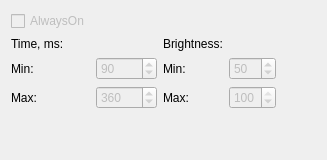
          <widget class="QWidget" name="TabFlickering">
           <attribute name="title">
            <string>Flickering</string>
           </attribute>
           <layout class="QGridLayout" name="gridLayout_11">
            <item row="3" column="1">
             <widget class="QSpinBox" name="SpinFlickeringTimeMax">
              <property name="enabled">
               <bool>false</bool>
              </property>
              <property name="minimum">
               <number>90</number>
              </property>
              <property name="maximum">
               <number>99999</number>
              </property>
              <property name="singleStep">
               <number>10</number>
              </property>
              <property name="value">
               <number>360</number>
              </property>
             </widget>
            </item>
            <item row="2" column="1">
             <widget class="QSpinBox" name="SpinFlickeringTimeMin">
              <property name="enabled">
               <bool>false</bool>
              </property>
              <property name="minimum">
               <number>1</number>
              </property>
              <property name="maximum">
               <number>360</number>
              </property>
              <property name="singleStep">
               <number>10</number>
              </property>
              <property name="value">
               <number>90</number>
              </property>
             </widget>
            </item>
            <item row="2" column="2">
             <widget class="QLabel" name="LblFlickeringBrMin">
              <property name="text">
               <string>Min:</string>
              </property>
             </widget>
            </item>
            <item row="3" column="3">
             <widget class="QSpinBox" name="SpinFlickeringBrMax">
              <property name="enabled">
               <bool>false</bool>
              </property>
              <property name="minimum">
               <number>50</number>
              </property>
              <property name="maximum">
               <number>100</number>
              </property>
              <property name="value">
               <number>100</number>
              </property>
             </widget>
            </item>
            <item row="3" column="2">
             <widget class="QLabel" name="LblFlickeringBrMax">
              <property name="text">
               <string>Max:</string>
              </property>
             </widget>
            </item>
            <item row="2" column="3">
             <widget class="QSpinBox" name="SpinFlickeringBrMin">
              <property name="enabled">
               <bool>false</bool>
              </property>
              <property name="minimum">
               <number>0</number>
              </property>
              <property name="maximum">
               <number>100</number>
              </property>
              <property name="value">
               <number>50</number>
              </property>
             </widget>
            </item>
            <item row="3" column="0">
             <widget class="QLabel" name="LblFlickeringSizeMax">
              <property name="text">
               <string>Max:</string>
              </property>
             </widget>
            </item>
            <item row="2" column="0">
             <widget class="QLabel" name="LblFlickeringSizeMin">
              <property name="text">
               <string>Min:</string>
              </property>
             </widget>
            </item>
            <item row="2" column="4">
             <spacer name="horizontalSpacer_10">
              <property name="orientation">
               <enum>Qt::Horizontal</enum>
              </property>
              <property name="sizeHint" stdset="0">
               <size>
                <width>40</width>
                <height>20</height>
               </size>
              </property>
             </spacer>
            </item>
            <item row="1" column="2">
             <widget class="QLabel" name="LblFlickeringBrigtness">
              <property name="text">
               <string>Brightness:</string>
              </property>
             </widget>
            </item>
            <item row="1" column="0">
             <widget class="QLabel" name="LblFlickeringTime">
              <property name="text">
               <string>Time, ms:</string>
              </property>
             </widget>
            </item>
            <item row="4" column="2">
             <spacer name="verticalSpacer_3">
              <property name="orientation">
               <enum>Qt::Vertical</enum>
              </property>
              <property name="sizeHint" stdset="0">
               <size>
                <width>20</width>
                <height>40</height>
               </size>
              </property>
             </spacer>
            </item>
            <item row="0" column="0">
             <widget class="QCheckBox" name="CBFlickeringAlwaysOn">
              <property name="enabled">
               <bool>false</bool>
              </property>
              <property name="text">
               <string>AlwaysOn</string>
              </property>
             </widget>
            </item>
           </layout>
          </widget>
